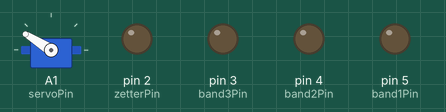
Bench run of a sketch on a simulated Arduino Uno, built with avr-gcc and run on an emulated ATmega328P. Shown: servo, output pins drawn as LEDs (lit = HIGH). Wiring (inferred from the names in the program): servo: signal A1. Servo pulses on a pin are drawn as a servo (544–2400 µs = 0–180°); pins used as bus, display or sensor lines are not drawn.

Above: at 0.6 s.
At 1.3 s:
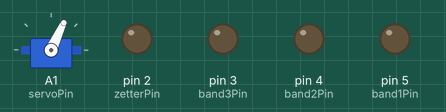
At 2.0 s:
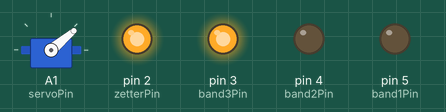
At 3.4 s:
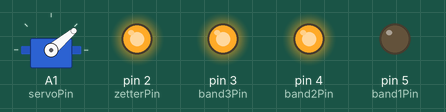
At 6.2 s:
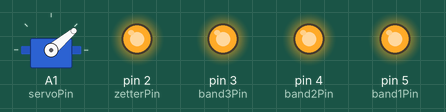
At 11.8 s:
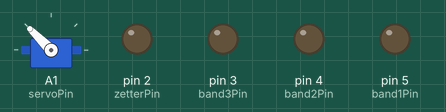
Timing chart, 0 to 15.3 s (numbered marks = the images above):
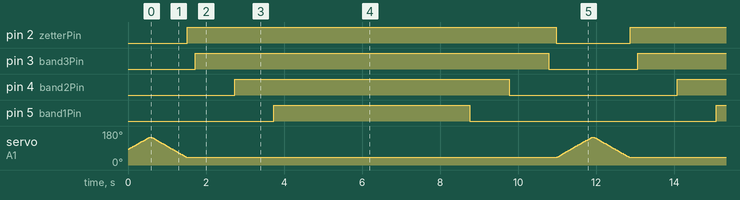

The sketch:

Bendicht_Silo.ino
```cpp
#define servoPin A1
#define band1Pin 5
#define band2Pin 4
#define band3Pin 3
#define zetterPin 2
#define Endschalter A3

#define minValue 0
#define maxValue 180

signed int posAlt = 1400;

void MyDelay(long t) {
	for (int i = 0; i <= t; i++) {
		if (Endschalter) // Wen nicht im Endschalter, schnell ans Ende
		{
			delay(1);
		}
	}
}

// Servo Steuerung
void setServo(int pos) {
	digitalWrite(servoPin, true);
	delayMicroseconds(pos);
	digitalWrite(servoPin, false);
	delay(19);
}

// Langsame Servo Steuerung
void setSlowServo(int pos) {
	signed int puls = map(pos, minValue, maxValue, 400, 2400);
	signed int step = 25;

	if (puls > posAlt) {
		for (int i = posAlt; i <= puls; i += step) {
			setServo(i);
		}
	} else {
		for (int i = posAlt; i >= puls; i -= step) {
			setServo(i);
		}
	}
	setServo(puls);
	posAlt = puls;
}

// Mistzetter öffnen
void KlappeAuf() {
	setSlowServo(50);
}

// Mistzetter schliessen
void KlappeZu() {
	setSlowServo(150);
}

// Inizialiesieren
void setup() {
	pinMode(servoPin, OUTPUT);
	pinMode(band1Pin, OUTPUT);
	pinMode(band2Pin, OUTPUT);
	pinMode(band3Pin, OUTPUT);
	pinMode(zetterPin, OUTPUT);
	setSlowServo(150); // Klappe zu.
}

void loop() {
	while (not Endschalter); // Warten bis Traktor im Endschalter
	KlappeAuf();
	digitalWrite(zetterPin,true);
	MyDelay(200);
	digitalWrite(band3Pin,true);
	MyDelay(1000);
	digitalWrite(band2Pin,true);
	MyDelay(1000);
	digitalWrite(band1Pin,true);
	MyDelay(5000);

	digitalWrite(band1Pin,false);
	MyDelay(1000);
	digitalWrite(band2Pin,false);
	MyDelay(1000);
	digitalWrite(band3Pin,false);
	MyDelay(200);
	digitalWrite(zetterPin,false);
	KlappeZu();
}
```

Measured:
- by itself, pin 2 (zetterPin): alternates HIGH for 9.5 s and LOW for 1.9 s
- by itself, pin 3 (band3Pin): alternates HIGH for 9.1 s and LOW for 2.3 s
- by itself, pin 4 (band2Pin): alternates HIGH for 7.0 s and LOW for 4.3 s
- by itself, pin 5 (band1Pin): alternates HIGH for 5.0 s and LOW for 6.3 s
